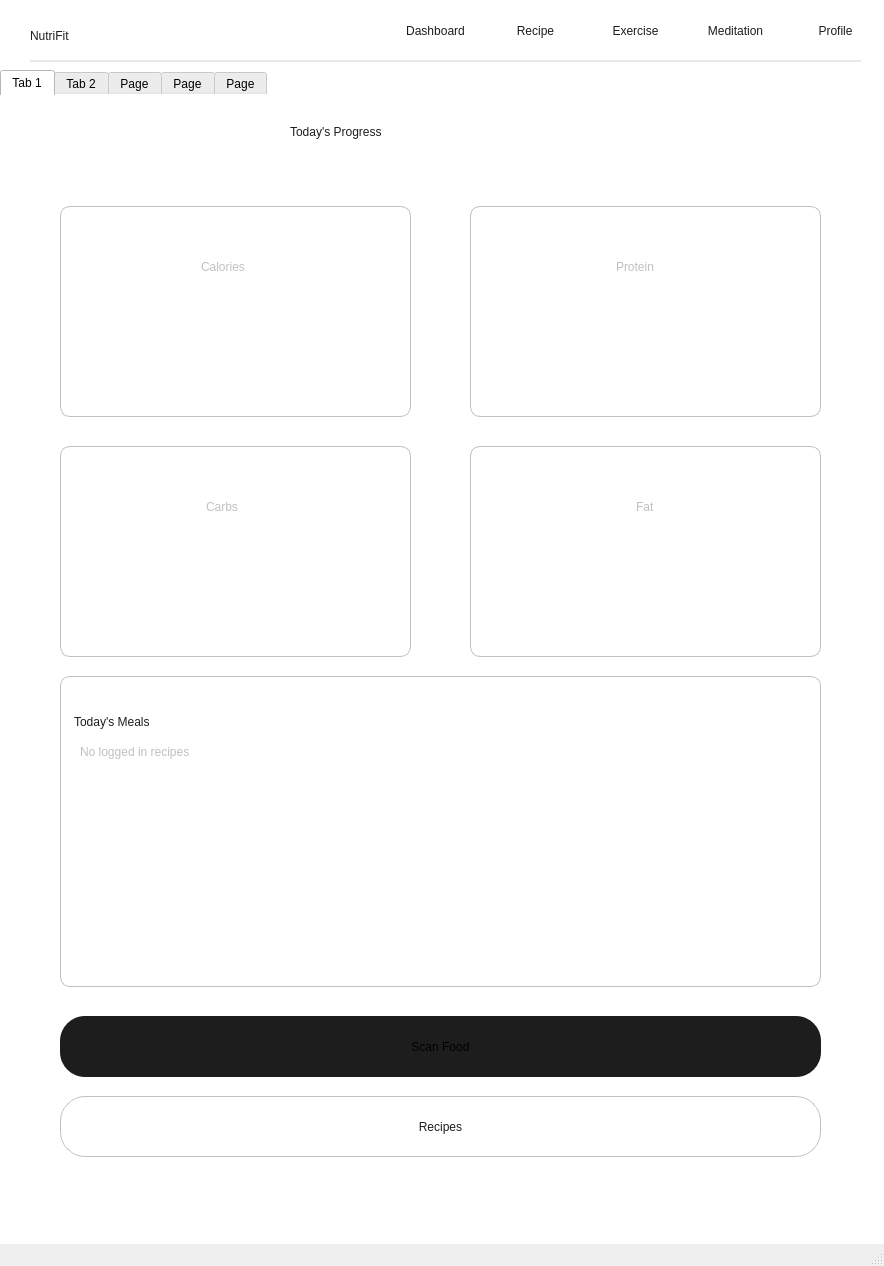
<?xml version="1.0" encoding="UTF-8"?>
<ui version="4.0">
 <class>MainWindow</class>
 <widget class="QMainWindow" name="MainWindow">
  <property name="geometry">
   <rect>
    <x>0</x>
    <y>0</y>
    <width>884</width>
    <height>1266</height>
   </rect>
  </property>
  <property name="windowTitle">
   <string>MainWindow</string>
  </property>
  <widget class="QWidget" name="centralwidget">
   <property name="styleSheet">
    <string notr="true">QWidget{
background-color: white
}</string>
   </property>
   <widget class="QTabWidget" name="tabWidget">
    <property name="geometry">
     <rect>
      <x>0</x>
      <y>70</y>
      <width>911</width>
      <height>1111</height>
     </rect>
    </property>
    <property name="styleSheet">
     <string notr="true">QTabWidget{
background-color: none;
height: 0px;
width: 0px;
padding: 0px;
margin: 0px;
border: 0px
}</string>
    </property>
    <property name="currentIndex">
     <number>0</number>
    </property>
    <widget class="QWidget" name="tab">
     <attribute name="title">
      <string>Tab 1</string>
     </attribute>
     <widget class="QScrollArea" name="scrollArea">
      <property name="geometry">
       <rect>
        <x>-20</x>
        <y>0</y>
        <width>931</width>
        <height>1121</height>
       </rect>
      </property>
      <property name="styleSheet">
       <string notr="true">QScrollArea{
	background-color: white;
	border:0px solid white
}</string>
      </property>
      <property name="widgetResizable">
       <bool>true</bool>
      </property>
      <widget class="QWidget" name="scroll_contents">
       <property name="geometry">
        <rect>
         <x>0</x>
         <y>0</y>
         <width>931</width>
         <height>1121</height>
        </rect>
       </property>
       <widget class="QLabel" name="prog_lbl">
        <property name="geometry">
         <rect>
          <x>310</x>
          <y>10</y>
          <width>301</width>
          <height>51</height>
         </rect>
        </property>
        <property name="styleSheet">
         <string notr="true">QLabel{
	background-color: white;
	color: #1D1D1D;
	font: 500 35pt &quot;Epilogue&quot;;
}</string>
        </property>
        <property name="text">
         <string>Today's Progress</string>
        </property>
       </widget>
       <widget class="QLabel" name="day_lbl">
        <property name="geometry">
         <rect>
          <x>280</x>
          <y>70</y>
          <width>351</width>
          <height>21</height>
         </rect>
        </property>
        <property name="styleSheet">
         <string notr="true">QLabel{
	background-color: white;
	color: #939393;
	font: 15pt &quot;Epilogue&quot;;
}</string>
        </property>
        <property name="text">
         <string/>
        </property>
       </widget>
       <widget class="QLabel" name="cal">
        <property name="geometry">
         <rect>
          <x>80</x>
          <y>110</y>
          <width>351</width>
          <height>211</height>
         </rect>
        </property>
        <property name="styleSheet">
         <string notr="true">QLabel{
background-color:white;
border: 1px solid #C0C0C0;
border-radius:10px;
font:15px &quot;Epilogue&quot;;
color:#C0C0C0;
padding-bottom:90;
padding-left:137
}</string>
        </property>
        <property name="text">
         <string>Calories</string>
        </property>
       </widget>
       <widget class="QLabel" name="prot">
        <property name="geometry">
         <rect>
          <x>490</x>
          <y>110</y>
          <width>351</width>
          <height>211</height>
         </rect>
        </property>
        <property name="styleSheet">
         <string notr="true">QLabel{
background-color:white;
border: 1px solid #C0C0C0;
border-radius:10px;
font:15px &quot;Epilogue&quot;;
color:#C0C0C0;
padding-bottom:90;
padding-left:142
}</string>
        </property>
        <property name="text">
         <string>Protein</string>
        </property>
       </widget>
       <widget class="QLabel" name="fat">
        <property name="geometry">
         <rect>
          <x>490</x>
          <y>350</y>
          <width>351</width>
          <height>211</height>
         </rect>
        </property>
        <property name="styleSheet">
         <string notr="true">QLabel{
background-color:white;
border: 1px solid #C0C0C0;
border-radius:10px;
font:15px &quot;Epilogue&quot;;
color:#C0C0C0;
padding-bottom:90;
padding-left:162
}</string>
        </property>
        <property name="text">
         <string>Fat</string>
        </property>
       </widget>
       <widget class="QLabel" name="carb">
        <property name="geometry">
         <rect>
          <x>80</x>
          <y>350</y>
          <width>351</width>
          <height>211</height>
         </rect>
        </property>
        <property name="styleSheet">
         <string notr="true">QLabel{
background-color:white;
border: 1px solid #C0C0C0;
border-radius:10px;
font:15px &quot;Epilogue&quot;;
color:#C0C0C0;
padding-bottom:90;
padding-left:142
}</string>
        </property>
        <property name="text">
         <string>Carbs</string>
        </property>
       </widget>
       <widget class="QLabel" name="cal_counter">
        <property name="geometry">
         <rect>
          <x>140</x>
          <y>180</y>
          <width>231</width>
          <height>91</height>
         </rect>
        </property>
        <property name="styleSheet">
         <string notr="true">QLabel{
	font: 700 40pt &quot;Epilogue&quot;;
	color:#1D1D1D
}</string>
        </property>
        <property name="text">
         <string/>
        </property>
       </widget>
       <widget class="QLabel" name="prot_counter">
        <property name="geometry">
         <rect>
          <x>540</x>
          <y>180</y>
          <width>261</width>
          <height>91</height>
         </rect>
        </property>
        <property name="styleSheet">
         <string notr="true">QLabel{
	font: 700 40pt &quot;Epilogue&quot;;
	color:#1D1D1D
}</string>
        </property>
        <property name="text">
         <string/>
        </property>
       </widget>
       <widget class="QLabel" name="carbs_counter">
        <property name="geometry">
         <rect>
          <x>120</x>
          <y>420</y>
          <width>261</width>
          <height>91</height>
         </rect>
        </property>
        <property name="styleSheet">
         <string notr="true">QLabel{
	font: 700 40pt &quot;Epilogue&quot;;
	color:#1D1D1D
}</string>
        </property>
        <property name="text">
         <string/>
        </property>
       </widget>
       <widget class="QLabel" name="fats_counter">
        <property name="geometry">
         <rect>
          <x>540</x>
          <y>420</y>
          <width>251</width>
          <height>91</height>
         </rect>
        </property>
        <property name="styleSheet">
         <string notr="true">QLabel{
	font: 700 40pt &quot;Epilogue&quot;;
	color:#1D1D1D
}</string>
        </property>
        <property name="text">
         <string/>
        </property>
       </widget>
       <widget class="QLabel" name="carb_2">
        <property name="geometry">
         <rect>
          <x>80</x>
          <y>580</y>
          <width>761</width>
          <height>311</height>
         </rect>
        </property>
        <property name="styleSheet">
         <string notr="true">QLabel{
background-color:white;
border: 1px solid #C0C0C0;
border-radius:10px;
font:30px &quot;Epilogue&quot;;
color:#1D1D1D;
padding-bottom:220;
padding-left:10
}</string>
        </property>
        <property name="text">
         <string>Today's Meals</string>
        </property>
       </widget>
       <widget class="QPushButton" name="scan_btn">
        <property name="geometry">
         <rect>
          <x>80</x>
          <y>920</y>
          <width>761</width>
          <height>61</height>
         </rect>
        </property>
        <property name="styleSheet">
         <string notr="true">QPushButton{
	background-color:#1D1D1D;
	font: 600 25pt &quot;Epilogue&quot;;
	border-radius:25px
}</string>
        </property>
        <property name="text">
         <string>Scan Food</string>
        </property>
       </widget>
       <widget class="QPushButton" name="pushButton_2">
        <property name="geometry">
         <rect>
          <x>80</x>
          <y>1000</y>
          <width>761</width>
          <height>61</height>
         </rect>
        </property>
        <property name="styleSheet">
         <string notr="true">QPushButton{
	background-color:white;
	font: 600 25pt &quot;Epilogue&quot;;
	border-radius:25px;
	color: #1D1D1D;
	border:1px solid #C0C0C0
}</string>
        </property>
        <property name="text">
         <string>Recipes</string>
        </property>
       </widget>
       <widget class="QLabel" name="label_2">
        <property name="geometry">
         <rect>
          <x>100</x>
          <y>640</y>
          <width>121</width>
          <height>31</height>
         </rect>
        </property>
        <property name="styleSheet">
         <string notr="true">QLabel{
	background-color:white;
	font:200 12px &quot;Epilogue&quot;;
	color:#C0C0C0
}</string>
        </property>
        <property name="text">
         <string>No logged in recipes</string>
        </property>
       </widget>
      </widget>
     </widget>
    </widget>
    <widget class="QWidget" name="tab_2">
     <attribute name="title">
      <string>Tab 2</string>
     </attribute>
     <widget class="QWidget" name="widget" native="true">
      <property name="geometry">
       <rect>
        <x>30</x>
        <y>0</y>
        <width>821</width>
        <height>701</height>
       </rect>
      </property>
      <property name="styleSheet">
       <string notr="true">QWidget{
	border:1px solid #C0C0C0;
	border-radius: 10px
}</string>
      </property>
      <widget class="QLineEdit" name="search_bar">
       <property name="geometry">
        <rect>
         <x>30</x>
         <y>30</y>
         <width>761</width>
         <height>51</height>
        </rect>
       </property>
       <property name="styleSheet">
        <string notr="true">QLineEdit{
	color:#C0C0C0;
	font: 300 13pt &quot;Epilogue&quot;;
	padding-left:5px
}
</string>
       </property>
       <property name="text">
        <string>Select Ingredients</string>
       </property>
      </widget>
      <widget class="QLabel" name="igr_select">
       <property name="geometry">
        <rect>
         <x>30</x>
         <y>90</y>
         <width>211</width>
         <height>41</height>
        </rect>
       </property>
       <property name="styleSheet">
        <string notr="true">QLabel{
	font: 300 20pt &quot;Epilogue&quot;;
	color:#1D1D1D;
	border:none;
}</string>
       </property>
       <property name="text">
        <string>Select Ingredients</string>
       </property>
      </widget>
      <widget class="QWidget" name="ingr_add" native="true">
       <property name="geometry">
        <rect>
         <x>10</x>
         <y>130</y>
         <width>801</width>
         <height>421</height>
        </rect>
       </property>
       <property name="styleSheet">
        <string notr="true">QWidget{
	border:none;
}</string>
       </property>
      </widget>
      <widget class="QPushButton" name="save_recipe_btn">
       <property name="geometry">
        <rect>
         <x>70</x>
         <y>590</y>
         <width>631</width>
         <height>51</height>
        </rect>
       </property>
       <property name="styleSheet">
        <string notr="true">QPushButton{
	background-color:#1D1D1D;
	font: 500 20px &quot;Epilogue&quot;;
	border-radius: 25px;

}</string>
       </property>
       <property name="text">
        <string>Save Recipe </string>
       </property>
      </widget>
     </widget>
    </widget>
    <widget class="QWidget" name="tab_3">
     <attribute name="title">
      <string>Page</string>
     </attribute>
    </widget>
    <widget class="QWidget" name="tab_4">
     <attribute name="title">
      <string>Page</string>
     </attribute>
    </widget>
    <widget class="QWidget" name="tab_5">
     <attribute name="title">
      <string>Page</string>
     </attribute>
    </widget>
   </widget>
   <widget class="QLabel" name="label">
    <property name="geometry">
     <rect>
      <x>30</x>
      <y>10</y>
      <width>131</width>
      <height>51</height>
     </rect>
    </property>
    <property name="styleSheet">
     <string notr="true">QLabel{
background-color: none;
font: 800 25px &quot;Epilogue&quot;;
color: #1D1D1D
}
</string>
    </property>
    <property name="text">
     <string>NutriFit</string>
    </property>
   </widget>
   <widget class="QFrame" name="dashboard">
    <property name="geometry">
     <rect>
      <x>390</x>
      <y>10</y>
      <width>91</width>
      <height>41</height>
     </rect>
    </property>
    <property name="styleSheet">
     <string notr="true">QFrame{
border: none;
border-radius: 5px
}</string>
    </property>
    <property name="frameShape">
     <enum>QFrame::Shape::StyledPanel</enum>
    </property>
    <property name="frameShadow">
     <enum>QFrame::Shadow::Raised</enum>
    </property>
    <widget class="QPushButton" name="dashboard_btn">
     <property name="geometry">
      <rect>
       <x>0</x>
       <y>0</y>
       <width>91</width>
       <height>41</height>
      </rect>
     </property>
     <property name="styleSheet">
      <string notr="true">QPushButton{
	background-color: white;
	font: 500 15pt &quot;Epilogue&quot;;
	color:#1D1D1D;
	border-radius: 10px;
	border-color: none
}
QPushButton:checked {
	background-color:	#EFEFEF;
}</string>
     </property>
     <property name="text">
      <string>Dashboard</string>
     </property>
     <property name="checkable">
      <bool>true</bool>
     </property>
    </widget>
   </widget>
   <widget class="QFrame" name="recipe">
    <property name="geometry">
     <rect>
      <x>490</x>
      <y>10</y>
      <width>91</width>
      <height>41</height>
     </rect>
    </property>
    <property name="styleSheet">
     <string notr="true">QFrame{
border: none;
border-radius: 5px
}</string>
    </property>
    <property name="frameShape">
     <enum>QFrame::Shape::StyledPanel</enum>
    </property>
    <property name="frameShadow">
     <enum>QFrame::Shadow::Raised</enum>
    </property>
    <widget class="QPushButton" name="recipe_btn">
     <property name="geometry">
      <rect>
       <x>0</x>
       <y>0</y>
       <width>91</width>
       <height>41</height>
      </rect>
     </property>
     <property name="styleSheet">
      <string notr="true">QPushButton{
	background-color: white;
	font: 500 15pt &quot;Epilogue&quot;;
	color:#1D1D1D;
	border-radius: 10px;
	border-color: none
}
QPushButton:checked {
	background-color:	#EFEFEF;
}</string>
     </property>
     <property name="text">
      <string>Recipe</string>
     </property>
     <property name="checkable">
      <bool>true</bool>
     </property>
    </widget>
   </widget>
   <widget class="QFrame" name="exercise">
    <property name="geometry">
     <rect>
      <x>590</x>
      <y>10</y>
      <width>91</width>
      <height>41</height>
     </rect>
    </property>
    <property name="styleSheet">
     <string notr="true">QFrame{
border: none;
border-radius: 5px
}</string>
    </property>
    <property name="frameShape">
     <enum>QFrame::Shape::StyledPanel</enum>
    </property>
    <property name="frameShadow">
     <enum>QFrame::Shadow::Raised</enum>
    </property>
    <widget class="QPushButton" name="exercise_btn">
     <property name="geometry">
      <rect>
       <x>0</x>
       <y>0</y>
       <width>91</width>
       <height>41</height>
      </rect>
     </property>
     <property name="styleSheet">
      <string notr="true">QPushButton{
	background-color: white;
	font: 500 15pt &quot;Epilogue&quot;;
	color:#1D1D1D;
	border-radius: 10px;
	border-color: none
}
QPushButton:checked {
	background-color:	#EFEFEF;
}</string>
     </property>
     <property name="text">
      <string>Exercise</string>
     </property>
     <property name="checkable">
      <bool>true</bool>
     </property>
    </widget>
   </widget>
   <widget class="QFrame" name="meditation">
    <property name="geometry">
     <rect>
      <x>690</x>
      <y>10</y>
      <width>91</width>
      <height>41</height>
     </rect>
    </property>
    <property name="styleSheet">
     <string notr="true">QFrame{
border: none;
border-radius: 5px
}</string>
    </property>
    <property name="frameShape">
     <enum>QFrame::Shape::StyledPanel</enum>
    </property>
    <property name="frameShadow">
     <enum>QFrame::Shadow::Raised</enum>
    </property>
    <widget class="QPushButton" name="mediation_btn">
     <property name="geometry">
      <rect>
       <x>0</x>
       <y>0</y>
       <width>91</width>
       <height>41</height>
      </rect>
     </property>
     <property name="styleSheet">
      <string notr="true">QPushButton{
	background-color: white;
	font: 500 15pt &quot;Epilogue&quot;;
	color:#1D1D1D;
	border-radius: 10px;
	border-color: none
}
QPushButton:checked {
	background-color:	#EFEFEF;
}</string>
     </property>
     <property name="text">
      <string>Meditation</string>
     </property>
     <property name="checkable">
      <bool>true</bool>
     </property>
    </widget>
   </widget>
   <widget class="QFrame" name="profile">
    <property name="geometry">
     <rect>
      <x>790</x>
      <y>10</y>
      <width>91</width>
      <height>41</height>
     </rect>
    </property>
    <property name="styleSheet">
     <string notr="true">QFrame{
border: none;
border-radius: 5px
}</string>
    </property>
    <property name="frameShape">
     <enum>QFrame::Shape::StyledPanel</enum>
    </property>
    <property name="frameShadow">
     <enum>QFrame::Shadow::Raised</enum>
    </property>
    <widget class="QPushButton" name="profile_btn">
     <property name="geometry">
      <rect>
       <x>0</x>
       <y>0</y>
       <width>91</width>
       <height>41</height>
      </rect>
     </property>
     <property name="styleSheet">
      <string notr="true">QPushButton{
	background-color: white;
	font: 500 15pt &quot;Epilogue&quot;;
	color:#1D1D1D;
	border-radius: 10px;
	border-color: none
}
QPushButton:checked {
	background-color:	#EFEFEF;
}</string>
     </property>
     <property name="text">
      <string>Profile</string>
     </property>
     <property name="checkable">
      <bool>true</bool>
     </property>
    </widget>
   </widget>
   <widget class="Line" name="line">
    <property name="geometry">
     <rect>
      <x>30</x>
      <y>60</y>
      <width>831</width>
      <height>2</height>
     </rect>
    </property>
    <property name="styleSheet">
     <string notr="true">#line{
	height:1px;
	background-color: #e8e8e8;
	border:none;
}</string>
    </property>
    <property name="orientation">
     <enum>Qt::Orientation::Horizontal</enum>
    </property>
   </widget>
  </widget>
  <widget class="QMenuBar" name="menubar">
   <property name="geometry">
    <rect>
     <x>0</x>
     <y>0</y>
     <width>884</width>
     <height>33</height>
    </rect>
   </property>
  </widget>
  <widget class="QStatusBar" name="statusbar"/>
 </widget>
 <resources/>
 <connections/>
</ui>
